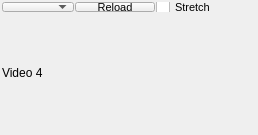
             <widget class="QWidget" name="widget_7" native="true">
              <layout class="QVBoxLayout" name="verticalLayout_19">
               <property name="spacing">
                <number>1</number>
               </property>
               <property name="leftMargin">
                <number>2</number>
               </property>
               <property name="topMargin">
                <number>2</number>
               </property>
               <property name="rightMargin">
                <number>2</number>
               </property>
               <property name="bottomMargin">
                <number>2</number>
               </property>
               <item>
                <layout class="QHBoxLayout" name="horizontalLayout_32">
                 <item>
                  <widget class="QComboBox" name="video_menu_4">
                   <property name="sizePolicy">
                    <sizepolicy hsizetype="Preferred" vsizetype="Maximum">
                     <horstretch>0</horstretch>
                     <verstretch>0</verstretch>
                    </sizepolicy>
                   </property>
                   <property name="maximumSize">
                    <size>
                     <width>16777215</width>
                     <height>10</height>
                    </size>
                   </property>
                   <property name="font">
                    <font>
                     <pointsize>8</pointsize>
                    </font>
                   </property>
                  </widget>
                 </item>
                 <item>
                  <widget class="QPushButton" name="video_reload_4">
                   <property name="sizePolicy">
                    <sizepolicy hsizetype="Minimum" vsizetype="Maximum">
                     <horstretch>0</horstretch>
                     <verstretch>0</verstretch>
                    </sizepolicy>
                   </property>
                   <property name="maximumSize">
                    <size>
                     <width>16777215</width>
                     <height>10</height>
                    </size>
                   </property>
                   <property name="font">
                    <font>
                     <pointsize>8</pointsize>
                    </font>
                   </property>
                   <property name="text">
                    <string>Reload</string>
                   </property>
                  </widget>
                 </item>
                 <item>
                  <widget class="QCheckBox" name="video_stretch_4">
                   <property name="sizePolicy">
                    <sizepolicy hsizetype="Minimum" vsizetype="Maximum">
                     <horstretch>0</horstretch>
                     <verstretch>0</verstretch>
                    </sizepolicy>
                   </property>
                   <property name="maximumSize">
                    <size>
                     <width>16777215</width>
                     <height>10</height>
                    </size>
                   </property>
                   <property name="font">
                    <font>
                     <pointsize>8</pointsize>
                    </font>
                   </property>
                   <property name="text">
                    <string>Stretch</string>
                   </property>
                  </widget>
                 </item>
                 <item>
                  <spacer name="horizontalSpacer_10">
                   <property name="orientation">
                    <enum>Qt::Horizontal</enum>
                   </property>
                   <property name="sizeHint" stdset="0">
                    <size>
                     <width>40</width>
                     <height>8</height>
                    </size>
                   </property>
                  </spacer>
                 </item>
                </layout>
               </item>
               <item>
                <widget class="QLabel" name="video_stream_4">
                 <property name="sizePolicy">
                  <sizepolicy hsizetype="MinimumExpanding" vsizetype="MinimumExpanding">
                   <horstretch>0</horstretch>
                   <verstretch>0</verstretch>
                  </sizepolicy>
                 </property>
                 <property name="minimumSize">
                  <size>
                   <width>160</width>
                   <height>120</height>
                  </size>
                 </property>
                 <property name="text">
                  <string>Video 4</string>
                 </property>
                </widget>
               </item>
              </layout>
             </widget>
